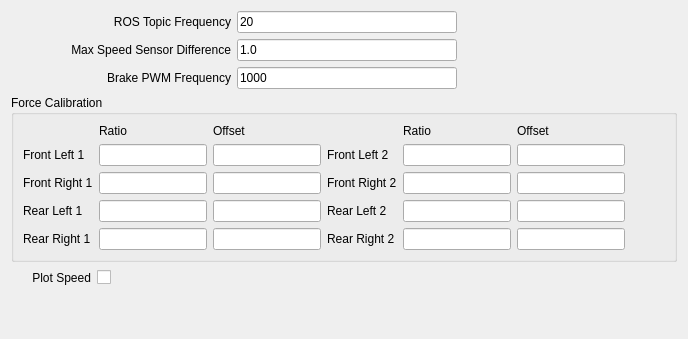
        <widget class="QWidget" name="tab_miscellaneous">
         <attribute name="title">
          <string>Miscellaneous</string>
         </attribute>
         <layout class="QVBoxLayout" name="verticalLayout_7">
          <item>
           <layout class="QHBoxLayout" name="horizontalLayout_16">
            <item>
             <widget class="QLabel" name="label_14">
              <property name="minimumSize">
               <size>
                <width>220</width>
                <height>0</height>
               </size>
              </property>
              <property name="text">
               <string>ROS Topic Frequency</string>
              </property>
              <property name="alignment">
               <set>Qt::AlignRight|Qt::AlignTrailing|Qt::AlignVCenter</set>
              </property>
             </widget>
            </item>
            <item>
             <widget class="QLineEdit" name="ledRosFrequency">
              <property name="text">
               <string>20</string>
              </property>
             </widget>
            </item>
            <item>
             <spacer name="horizontalSpacer_14">
              <property name="orientation">
               <enum>Qt::Horizontal</enum>
              </property>
              <property name="sizeHint" stdset="0">
               <size>
                <width>40</width>
                <height>20</height>
               </size>
              </property>
             </spacer>
            </item>
           </layout>
          </item>
          <item>
           <layout class="QHBoxLayout" name="horizontalLayout_22">
            <item>
             <widget class="QLabel" name="label_16">
              <property name="minimumSize">
               <size>
                <width>220</width>
                <height>0</height>
               </size>
              </property>
              <property name="text">
               <string>Max Speed Sensor Difference</string>
              </property>
              <property name="alignment">
               <set>Qt::AlignRight|Qt::AlignTrailing|Qt::AlignVCenter</set>
              </property>
             </widget>
            </item>
            <item>
             <widget class="QLineEdit" name="ledSpeedDifferenceWarning">
              <property name="text">
               <string>1.0</string>
              </property>
             </widget>
            </item>
            <item>
             <spacer name="horizontalSpacer_19">
              <property name="orientation">
               <enum>Qt::Horizontal</enum>
              </property>
              <property name="sizeHint" stdset="0">
               <size>
                <width>40</width>
                <height>20</height>
               </size>
              </property>
             </spacer>
            </item>
           </layout>
          </item>
          <item>
           <layout class="QHBoxLayout" name="horizontalLayout_17">
            <item>
             <widget class="QLabel" name="labelBrakeFrequency">
              <property name="minimumSize">
               <size>
                <width>220</width>
                <height>0</height>
               </size>
              </property>
              <property name="text">
               <string>Brake PWM Frequency</string>
              </property>
              <property name="alignment">
               <set>Qt::AlignRight|Qt::AlignTrailing|Qt::AlignVCenter</set>
              </property>
             </widget>
            </item>
            <item>
             <widget class="QLineEdit" name="ledBrakeFrequency">
              <property name="text">
               <string>1000</string>
              </property>
             </widget>
            </item>
            <item>
             <spacer name="horizontalSpacer_15">
              <property name="orientation">
               <enum>Qt::Horizontal</enum>
              </property>
              <property name="sizeHint" stdset="0">
               <size>
                <width>40</width>
                <height>20</height>
               </size>
              </property>
             </spacer>
            </item>
           </layout>
          </item>
          <item>
           <widget class="QGroupBox" name="groupBox_3">
            <property name="title">
             <string>Force Calibration</string>
            </property>
            <layout class="QGridLayout" name="gridLayout">
             <property name="sizeConstraint">
              <enum>QLayout::SetDefaultConstraint</enum>
             </property>
             <item row="5" column="0">
              <widget class="QLabel" name="label_22">
               <property name="text">
                <string>Rear Right 1</string>
               </property>
              </widget>
             </item>
             <item row="2" column="2">
              <widget class="QLineEdit" name="ledForceOffset0"/>
             </item>
             <item row="4" column="1">
              <widget class="QLineEdit" name="ledForceRatio4"/>
             </item>
             <item row="2" column="6">
              <spacer name="horizontalSpacer_18">
               <property name="orientation">
                <enum>Qt::Horizontal</enum>
               </property>
               <property name="sizeHint" stdset="0">
                <size>
                 <width>40</width>
                 <height>20</height>
                </size>
               </property>
              </spacer>
             </item>
             <item row="2" column="0">
              <widget class="QLabel" name="label_18">
               <property name="text">
                <string>Front Left 1</string>
               </property>
              </widget>
             </item>
             <item row="5" column="4">
              <widget class="QLineEdit" name="ledForceRatio7"/>
             </item>
             <item row="1" column="5">
              <widget class="QLabel" name="label_39">
               <property name="text">
                <string>Offset</string>
               </property>
              </widget>
             </item>
             <item row="1" column="1">
              <widget class="QLabel" name="label_38">
               <property name="text">
                <string>Ratio</string>
               </property>
              </widget>
             </item>
             <item row="2" column="3">
              <widget class="QLabel" name="label_24">
               <property name="layoutDirection">
                <enum>Qt::RightToLeft</enum>
               </property>
               <property name="text">
                <string>Front Left 2</string>
               </property>
              </widget>
             </item>
             <item row="1" column="2">
              <widget class="QLabel" name="label_37">
               <property name="text">
                <string>Offset</string>
               </property>
              </widget>
             </item>
             <item row="3" column="0">
              <widget class="QLabel" name="label_19">
               <property name="text">
                <string>Front Right 1</string>
               </property>
              </widget>
             </item>
             <item row="3" column="5">
              <widget class="QLineEdit" name="ledForceOffset3"/>
             </item>
             <item row="2" column="4">
              <widget class="QLineEdit" name="ledForceRatio1"/>
             </item>
             <item row="4" column="2">
              <widget class="QLineEdit" name="ledForceOffset4"/>
             </item>
             <item row="3" column="1">
              <widget class="QLineEdit" name="ledForceRatio2"/>
             </item>
             <item row="3" column="2">
              <widget class="QLineEdit" name="ledForceOffset2"/>
             </item>
             <item row="5" column="5">
              <widget class="QLineEdit" name="ledForceOffset7"/>
             </item>
             <item row="5" column="2">
              <widget class="QLineEdit" name="ledForceOffset6"/>
             </item>
             <item row="4" column="0">
              <widget class="QLabel" name="label_20">
               <property name="text">
                <string>Rear Left 1</string>
               </property>
              </widget>
             </item>
             <item row="5" column="1">
              <widget class="QLineEdit" name="ledForceRatio6"/>
             </item>
             <item row="4" column="4">
              <widget class="QLineEdit" name="ledForceRatio5"/>
             </item>
             <item row="1" column="4">
              <widget class="QLabel" name="label_36">
               <property name="text">
                <string>Ratio</string>
               </property>
              </widget>
             </item>
             <item row="2" column="5">
              <widget class="QLineEdit" name="ledForceOffset1"/>
             </item>
             <item row="3" column="3">
              <widget class="QLabel" name="label_25">
               <property name="text">
                <string>Front Right 2</string>
               </property>
              </widget>
             </item>
             <item row="5" column="3">
              <widget class="QLabel" name="label_41">
               <property name="text">
                <string>Rear Right 2</string>
               </property>
              </widget>
             </item>
             <item row="2" column="1">
              <widget class="QLineEdit" name="ledForceRatio0"/>
             </item>
             <item row="4" column="5">
              <widget class="QLineEdit" name="ledForceOffset5"/>
             </item>
             <item row="4" column="3">
              <widget class="QLabel" name="label_40">
               <property name="text">
                <string>Rear Left 2</string>
               </property>
              </widget>
             </item>
             <item row="3" column="4">
              <widget class="QLineEdit" name="ledForceRatio3"/>
             </item>
            </layout>
           </widget>
          </item>
          <item>
           <layout class="QHBoxLayout" name="horizontalLayout_23">
            <item>
             <widget class="QLabel" name="label_17">
              <property name="minimumSize">
               <size>
                <width>80</width>
                <height>0</height>
               </size>
              </property>
              <property name="text">
               <string>Plot Speed</string>
              </property>
              <property name="alignment">
               <set>Qt::AlignRight|Qt::AlignTrailing|Qt::AlignVCenter</set>
              </property>
             </widget>
            </item>
            <item>
             <widget class="QCheckBox" name="ccbSpeedUpload">
              <property name="text">
               <string/>
              </property>
             </widget>
            </item>
            <item>
             <spacer name="horizontalSpacer_22">
              <property name="orientation">
               <enum>Qt::Horizontal</enum>
              </property>
              <property name="sizeHint" stdset="0">
               <size>
                <width>40</width>
                <height>20</height>
               </size>
              </property>
             </spacer>
            </item>
           </layout>
          </item>
          <item>
           <spacer name="verticalSpacer_5">
            <property name="orientation">
             <enum>Qt::Vertical</enum>
            </property>
            <property name="sizeHint" stdset="0">
             <size>
              <width>20</width>
              <height>40</height>
             </size>
            </property>
           </spacer>
          </item>
         </layout>
        </widget>
